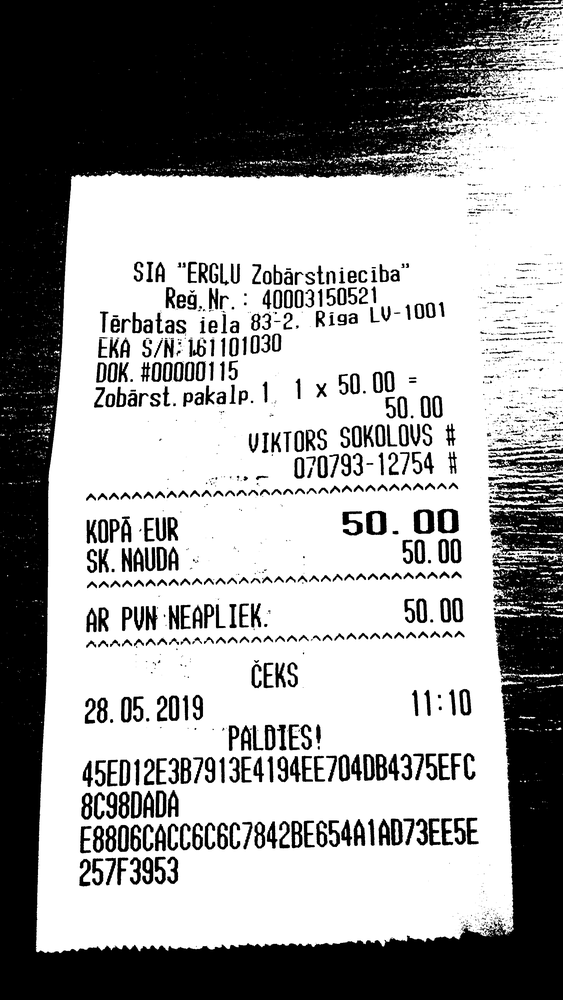
#> input picture app/11272.png, 563 x 1000 px, shrunk from 2208 x 3920 before the run
$ python -i ImageProcessing.py   (imports and definitions only)
#> lines starting #> are read from the running program, lines starting #| are printed output that depends on the picture; after the words box and inside, x2 and y2 are one past the last pixel; in counts of white or black regions, pixels touching at a corner belong together
import cv2
import numpy as np
from PIL import Image

from app.services.tesseract.ProcessManager import ProcessManager


class ImageProcessing:

    def change_image_DPI(self, image):
        process_params = [
            "mogrify", "-set", "density", "300", image
        ]
        process = ProcessManager.create_process(process_params)

    def binarize_image(self, image):
#> called with image = '11272.png'
        img = cv2.imread(image)
#> img is the input picture: shape (1000, 563, 3); min 0, max 255, mean 156.4
        kernel = np.ones((5, 5), np.uint8)

        gray = cv2.cvtColor(img, cv2.COLOR_BGR2GRAY)
        median = cv2.medianBlur(gray, 5)
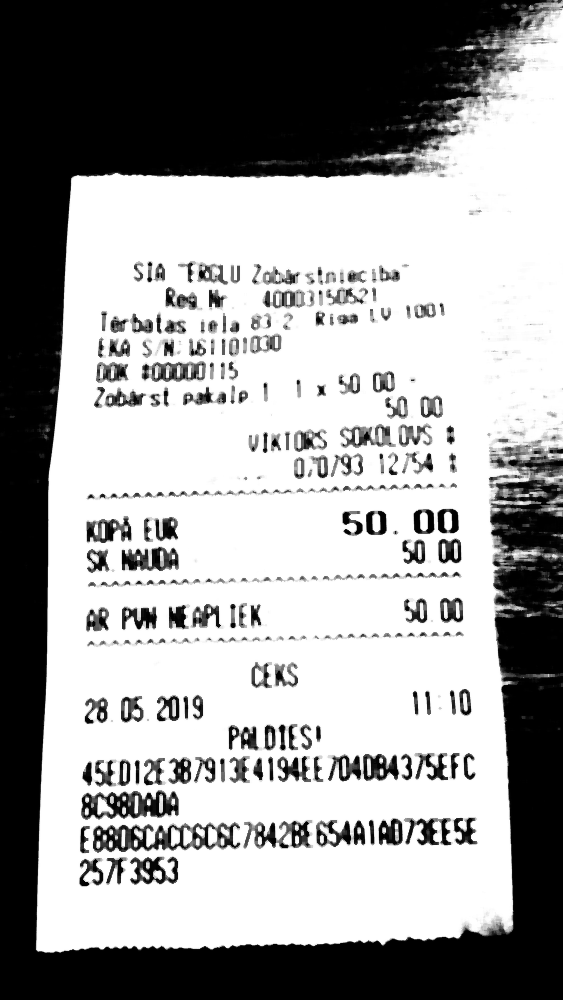
#> median: shape (1000, 563); min 0, max 255, mean 158.7
        thresh = cv2.threshold(
            median, 0, 255, cv2.THRESH_BINARY | cv2.THRESH_OTSU)[1]
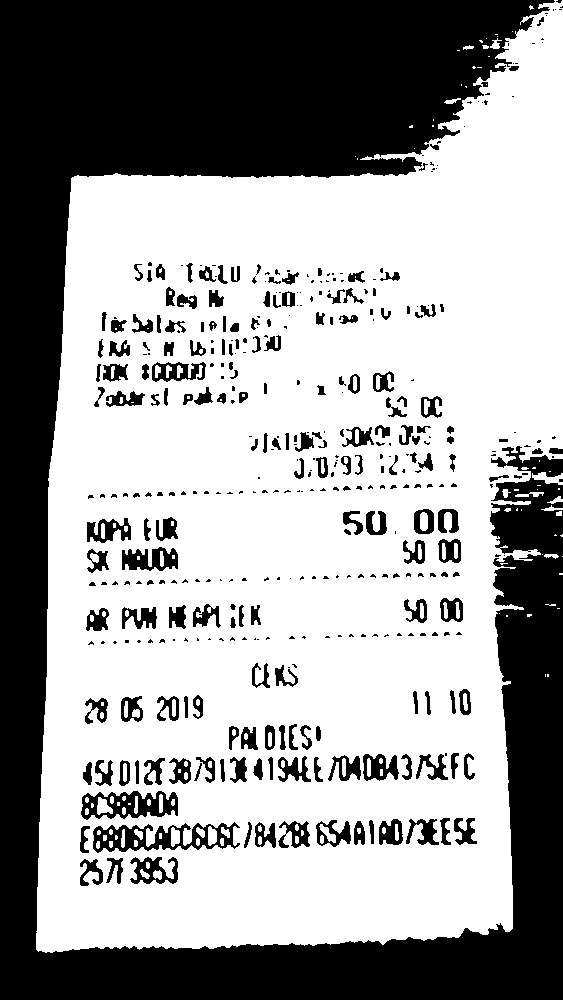
#> thresh: shape (1000, 563); 61.9% white; 405 black regions (209 under 20 px), largest, box (x1, y1, x2, y2) and area: (0, 0, 563, 1000) 181499, (93, 822, 240, 853) 2065, (81, 791, 178, 820) 1586

        #dilatate = cv2.dilate(thresh, kernel, iterations=1)
        img_erosion = cv2.erode(thresh, kernel, iterations=1)
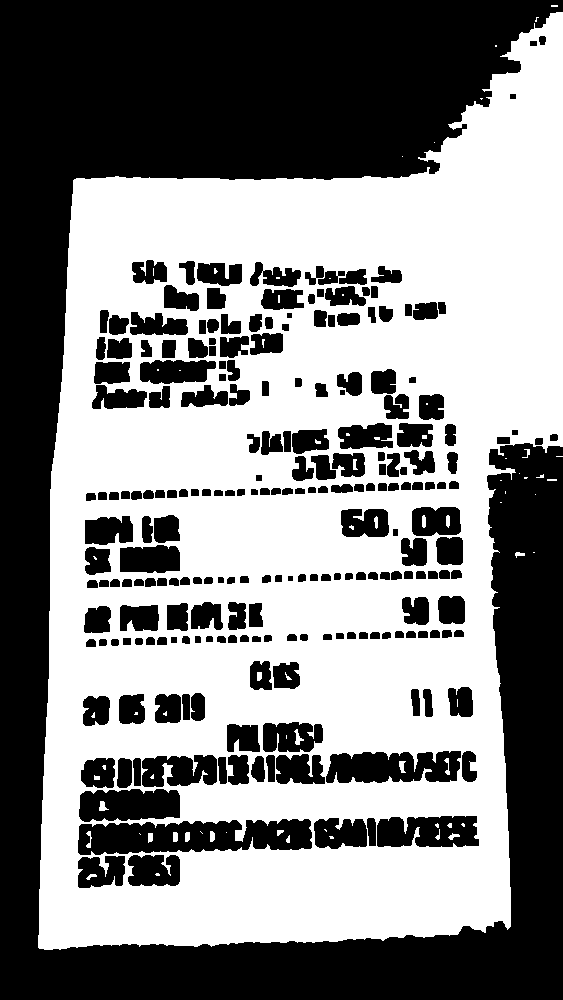
#> img_erosion: shape (1000, 563); 52.3% white; 226 black regions, largest, box (x1, y1, x2, y2) and area: (0, 0, 563, 1000) 191405, (78, 819, 312, 855) 6216, (326, 751, 461, 783) 3435
        cv2.imwrite('output.png', img_erosion)

>>> result = ImageProcessing().binarize_image('11272.png')
